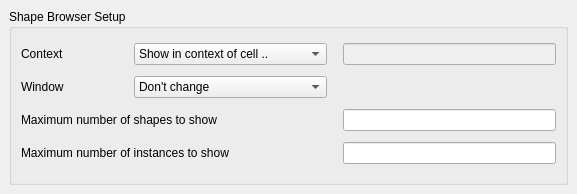
<?xml version="1.0" encoding="UTF-8"?>
<ui version="4.0">
 <class>BrowseShapesConfigPage</class>
 <widget class="QFrame" name="BrowseShapesConfigPage">
  <property name="geometry">
   <rect>
    <x>0</x>
    <y>0</y>
    <width>577</width>
    <height>194</height>
   </rect>
  </property>
  <property name="windowTitle">
   <string>Browse Shapes</string>
  </property>
  <layout class="QVBoxLayout">
   <property name="spacing">
    <number>6</number>
   </property>
   <property name="margin" stdset="0">
    <number>9</number>
   </property>
   <item>
    <widget class="QGroupBox" name="groupBox">
     <property name="title">
      <string>Shape Browser Setup</string>
     </property>
     <layout class="QGridLayout">
      <property name="margin" stdset="0">
       <number>9</number>
      </property>
      <property name="spacing">
       <number>6</number>
      </property>
      <item row="0" column="3" colspan="2">
       <widget class="QLineEdit" name="le_cell_name">
        <property name="enabled">
         <bool>false</bool>
        </property>
       </widget>
      </item>
      <item row="0" column="2">
       <spacer>
        <property name="orientation">
         <enum>Qt::Horizontal</enum>
        </property>
        <property name="sizeType">
         <enum>QSizePolicy::Minimum</enum>
        </property>
        <property name="sizeHint" stdset="0">
         <size>
          <width>10</width>
          <height>21</height>
         </size>
        </property>
       </spacer>
      </item>
      <item row="1" column="2">
       <spacer>
        <property name="orientation">
         <enum>Qt::Horizontal</enum>
        </property>
        <property name="sizeType">
         <enum>QSizePolicy::Minimum</enum>
        </property>
        <property name="sizeHint" stdset="0">
         <size>
          <width>10</width>
          <height>20</height>
         </size>
        </property>
       </spacer>
      </item>
      <item row="0" column="1">
       <widget class="QComboBox" name="cbx_context">
        <item>
         <property name="text">
          <string>Show in context of cell ..</string>
         </property>
        </item>
        <item>
         <property name="text">
          <string>Show in context of any top cell</string>
         </property>
        </item>
        <item>
         <property name="text">
          <string>Show in context of local cell</string>
         </property>
        </item>
       </widget>
      </item>
      <item row="2" column="0" colspan="2">
       <widget class="QLabel" name="label">
        <property name="text">
         <string>Maximum number of shapes to show</string>
        </property>
       </widget>
      </item>
      <item row="0" column="0">
       <widget class="QLabel" name="textLabel1">
        <property name="text">
         <string>Context   </string>
        </property>
       </widget>
      </item>
      <item row="1" column="1">
       <widget class="QComboBox" name="cbx_window">
        <item>
         <property name="text">
          <string>Don't change</string>
         </property>
        </item>
        <item>
         <property name="text">
          <string>Fit context cell</string>
         </property>
        </item>
        <item>
         <property name="text">
          <string>Fit marker with margin ..</string>
         </property>
        </item>
        <item>
         <property name="text">
          <string>Center marker</string>
         </property>
        </item>
        <item>
         <property name="text">
          <string>Center marker with size ..</string>
         </property>
        </item>
       </widget>
      </item>
      <item row="3" column="0" colspan="2">
       <widget class="QLabel" name="label_2">
        <property name="text">
         <string>Maximum number of instances to show</string>
        </property>
       </widget>
      </item>
      <item row="1" column="0">
       <widget class="QLabel" name="textLabel1_2">
        <property name="text">
         <string>Window      </string>
        </property>
       </widget>
      </item>
      <item row="1" column="3" colspan="2">
       <widget class="lay::MarginWidget" name="mrg_window" native="true"/>
      </item>
      <item row="2" column="3" colspan="2">
       <widget class="QLineEdit" name="le_max_shapes"/>
      </item>
      <item row="3" column="3" colspan="2">
       <widget class="QLineEdit" name="le_max_inst"/>
      </item>
     </layout>
    </widget>
   </item>
  </layout>
 </widget>
 <layoutdefault spacing="6" margin="11"/>
 <customwidgets>
  <customwidget>
   <class>lay::MarginWidget</class>
   <extends>QWidget</extends>
   <header>layWidgets.h</header>
   <container>1</container>
  </customwidget>
 </customwidgets>
 <resources/>
 <connections/>
</ui>
